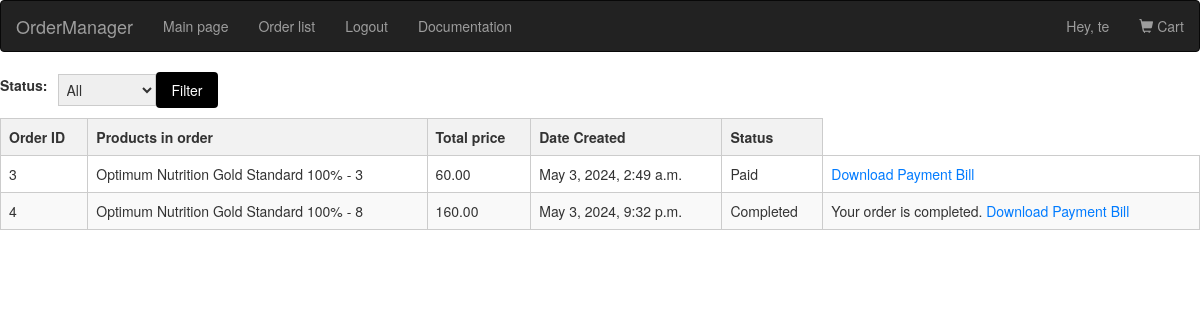
The page /orders/ (signed in) on the database its author committed.
### users/models.py (models this page shows, shortened)
class User(AbstractUser):
    class Role(models.TextChoices):
        USER = "USER", "user"
        ADMIN = "ADMIN", "admin"
    base_role = Role.USER
    role = models.CharField(max_length=50, choices=Role.choices, blank=True, null=True)

### market/models.py (models this page shows, shortened)
class Order(models.Model):
    STATUS_CHOICES = (
        ("Undecided", "UNDECIDED"),
        ("Paid", "PAID"),
        ("Completed", "COMPLETED"),
    )
    customer = models.ForeignKey(User, on_delete=models.CASCADE, related_name='orders')
    address = models.CharField(max_length=250, default="")
    postal_code = models.CharField(max_length=20, default="")
    department_number = models.CharField(max_length=100, default="")
    created = models.DateTimeField(auto_now_add=False, blank=True, null=True, default=timezone.now)
    updated = models.DateTimeField(auto_now_add=False, blank=True, null=True, default=timezone.now)
    file = models.FileField(default="", null=True, blank=True)
    is_paid = models.BooleanField(default=False, null=True, blank=True)
    status = models.CharField(max_length=10, choices=STATUS_CHOICES, default="Undecided")
    phone = models.CharField(max_length=20, default="")
    created_at = models.DateTimeField(auto_now_add=True)
    total_price = models.DecimalField(max_digits=10, decimal_places=2, default=0)

class OrderItem(models.Model):
    order_of_item = models.ForeignKey('Order', on_delete=models.CASCADE, related_name='order_items', blank=True, null=True)
    product = models.ForeignKey(Product, on_delete=models.CASCADE, blank=True, null=True)
    quantity = models.PositiveIntegerField(default=0)
    price = models.DecimalField(max_digits=10, decimal_places=2, default=0)

class Product(models.Model):
    category = models.ForeignKey(Category, on_delete=models.SET_NULL, null=True)
    name = models.CharField(max_length=150, blank=True, null=True)
    image = models.ImageField(upload_to='products/', default='/default/image.jpg')
    price = models.DecimalField(max_digits=10, decimal_places=2, blank=True, null=True)
    short_description = models.TextField(max_length=200, blank=True, null=True)
    description = RichTextField()
    old_price = models.DecimalField(
        default=None, max_digits=10, decimal_places=2, blank=True, null=True
    )
    created = models.DateTimeField(
        auto_now_add=False, blank=True, null=True, default=timezone.now
    )
    def __str__(self):
        return self.name

### market/views.py (the view)
# urls.py: path("orders/", views.GetOrdersView.as_view(), name="showorders"),
class GetOrdersView(LoginRequiredMixin, View):
    def get(self, request):
        data = Order.objects.all()
        orders = filter_orders(request, data)
        context = {"orders": orders}
        return render(request, "market/order_list.html", context)

### market/utils.py (called while the page is built)
def filter_orders(request, queryset):
    from_date = request.GET.get("from")
    to_date = request.GET.get("to")
    status = request.GET.get("status")
    if from_date and to_date:
        queryset = queryset.filter(created__range=[from_date, to_date])
    if status:
        queryset = queryset.filter(status=status)
    user_role = request.user.role
    q = Q()
    if user_role == "CASHIER":
        q |= Q(status__in=["Undecided", "Paid"])
    elif user_role == "CONSULTANT":
        q |= Q(status__in=["Paid", "Completed"])
    elif user_role == "USER":
        q |= Q(customer=request.user)
    orders = queryset.filter(q)
    orders = orders.order_by("created", "status")
    return orders

### market/templates/market/order_list.html (shortened to what this page needs)
{% extends "main.html" %}
{% block content %}
<section>
    {% if orders %}
    <form method="GET" action="" class="filter-form">
        <label for="status">Status:</label>
        <select id="status" name="status">
            <option value="">All</option>
        </select>
        <button type="submit" class="buy-button">Filter</button>
    </form>
    <table class="order-table">
        <thead>
            <tr>
                <th>Order ID</th>
                <th>Products in order</th>
                <th>Total price</th>
                <th>Date Created</th>
                <th>Status</th>
            </tr>
        </thead>
        <tbody>
            {% for order in orders %}
            <tr>
                <td>{{ order.id }}</td>
                <td>
                    {% for item in order.order_items.all %}
                    {{ item.product }} - {{ item.quantity }}<br>
                    {% endfor %}
                </td>
                <td>{{ order.total_price }}</td>
                <td>{{ order.created }}</td>
                {% if not order.is_paid %}
                {% if request.user == order.customer %}
                <td><a href="{% url 'checkout' pk=order.id %}">Pay</a></td>
                {% endif %}
                {% else %}
                <td><p>{{ order.status }}</p></td>
                {% endif %}
                {% if order.file %}
                {% if order.status == 'Paid' and request.user.role == 'USER' %}
                <td><a href="{% url 'view_html' pk=order.id %}">Download Payment Bill</a></td>
                {% elif order.status == 'Completed' and request.user.role == 'USER' %}
                <td>
                    <p>Your order is completed. <a href="{% url 'view_html' pk=order.id %}">Download Payment Bill</a></p>
                </td>
                {% endif %}
                {% elif request.user.role == 'USER' %}
                <td>Wait until the admin checks the bill</td>
                {% endif %}
            </tr>
            {% endfor %}
        </tbody>
    </table>
    {% else %}
    <h1>There are no orders.</h1>
    {% endif %}
</section>
{% endblock %}

### templates/havbar.html (shortened to what this page needs)
{% load static %}
<!DOCTYPE html>
<html lang="en">
<head>
  <link rel="stylesheet" href="https://maxcdn.bootstrapcdn.com/bootstrap/3.4.1/css/bootstrap.min.css">
  <link rel="stylesheet" href="{% static 'styles/main.css' %}">
</head>
{% block content %}
<body>
<nav class="navbar navbar-inverse">
  <div class="container-fluid">
    <div class="navbar-header">
      <a class="navbar-brand" href="{% url 'main' %}">OrderManager</a>
    </div>
    <ul class="nav navbar-nav">
      <li><a href="{% url 'main' %}">Main page</a></li>
      <li><a href="{% url 'showorders' %}">Order list</a></li>
      {% if request.user.is_authenticated %}
      <li><a href="{% url 'logout' %}">Logout</a></li>
      {% else %}
      <li><a href="{% url 'login' %}">Login/Sign Up</a></li>
      {% endif %}
      <li><a href="{% url 'docs' %}">Documentation</a></li>
    </ul>
    <ul class="nav navbar-nav navbar-right">
      {% if request.user.is_authenticated %}
      <li><p class="navbar-text">Hey, {{ request.user }}</p></li>
      <li><a href="{% url 'cart'%}"><span class="glyphicon glyphicon-shopping-cart"></span> Cart</a></li>
      {% endif %}
    </ul>
  </div>
</nav>
</body>
{% endblock %}
</html>

### static/styles/main.css (style rules this page uses)
.filter-form { display: flex; align-items: center; margin-bottom: 10px; }
.filter-form label { margin-right: 10px; }
.filter-form select, .filter-form input[type="date"] { padding: 4px; border: 1px solid #ccc; }
.order-table { width: 100%; border-collapse: collapse; }
.order-table th, .order-table td { border: 1px solid #ccc; padding: 8px; }
.order-table th { background-color: #f2f2f2; font-weight: bold; }
.order-table tbody tr:nth-child(even) { background-color: #f9f9f9; }
.order-table a { text-decoration: none; color: #007bff; }
.order-table p { margin: 0; }
.buy-button { display: inline-block; padding: 8px 16px; background-color: #000000; color: #fff; text-decoration: none; border-radius: 4px; }
label { display: block; font-weight: bold; margin-bottom: 10px; }
.buy-button { padding: 8px 16px; background-color: #000; color: #fff; border: none; border-radius: 4px; cursor: pointer; }

### rows shown on the page
User: user "te"
Order: id "3", total_price "60.00", created "May 3, 2024, 2:49 a.m.", status "Paid", shows "Download Payment Bill"
OrderItem: product "Optimum Nutrition Gold Standard 100%", quantity "3"
Order: id "4", total_price "160.00", created "May 3, 2024, 9:32 p.m.", status "Completed", shows "Your order is completed."
OrderItem: product "Optimum Nutrition Gold Standard 100%", quantity "8"
